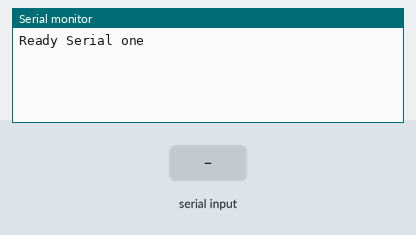
A sketch run on a simulated Arduino Mega 2560, built with avr-gcc and run on an emulated ATmega2560. On the bench: the last lines printed to the serial monitor. The inputs (shaded band) are chosen by the test bench.

Above: at 1.2 s.
1.3 s: byte 30 received over Serial
At 2.1 s:
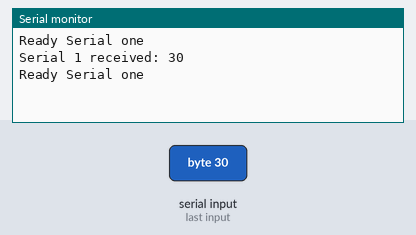
2.8 s: byte 90 received over Serial
At 3.2 s:
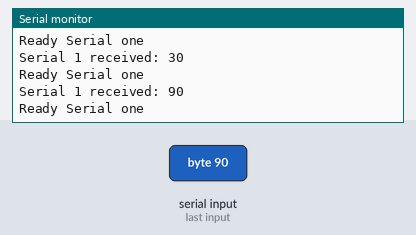
4.3 s: byte 120 received over Serial
At 5.6 s:
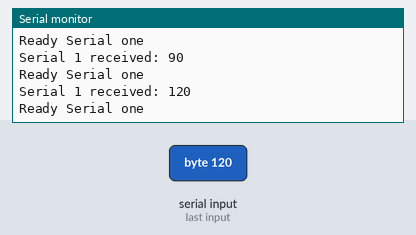

Measured:
- after the input at 1.3 s, the serial monitor: prints a new line at once (image 1)
- after the input at 2.8 s, the serial monitor: prints a new line at once (image 2)
- after the input at 4.3 s, the serial monitor: prints a new line at once (image 3)

The sketch:

SerialTestMain.ino
```cpp
int incomingByte = 0; // for incoming serial data
int incomingByte1 = 0; // for incoming serial data
int incomingByte2 = 0; // for incoming serial data


boolean first = false;

void setup() {
  Serial.begin(115200); // opens serial port, sets data rate to 9600 bps
  Serial1.begin(115200);
  Serial2.begin(115200);

}

void loop() {

  if(!first){
    Serial.println("Ready Serial one");
    Serial1.println("Ready Serial two");
    Serial2.println("Ready Serial three");
    first = true;
  }
  // send data only when you receive data:
  if (Serial.available() > 0) {
    // read the incoming byte:
    incomingByte = Serial.read();

    // say what you got:
    Serial.print("Serial 1 received: ");
    Serial.println(incomingByte, DEC);
    first = false;
  }

  if (Serial1.available() > 0) {
    // read the incoming byte:
    incomingByte1 = Serial1.read();

    // say what you got:
    Serial1.print("Serial 2 received: ");
    Serial1.println(incomingByte1, DEC);
    first = false;
  }

  if (Serial2.available() > 0) {
    // read the incoming byte:
    incomingByte2 = Serial2.read();

    // say what you got:
    Serial2.print("Serial3 received: ");
    Serial2.println(incomingByte2, DEC);
    first = false;
  }
}
```
